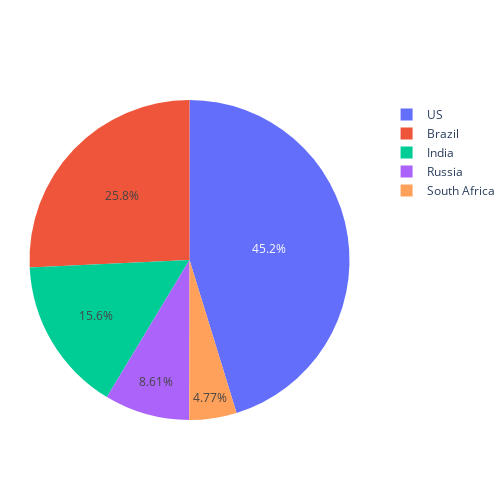

This figure's notebook cell:
### Code cell
fig = go.Figure()

fig = go.Figure(data=[go.Pie(labels=five_most_affected.Country, 
                       values=five_most_affected.Confirmed)])
fig.update_layout(
    width=500,
    height=500,
    margin=dict(l=0, r=60),
)

### Figure 1 — Plotly figure (JSON) as saved in the notebook; plotly's stock layout.template omitted (floating-point values rounded to 4 significant figures)
{"data": [{"labels": ["US", "Brazil", "India", "Russia", "South Africa"], "type": "pie", "values": [4290259, 2442375, 1480073, 816680, 452529]}], "layout": {"height": 500, "margin": {"l": 0, "r": 60}, "width": 500}}
